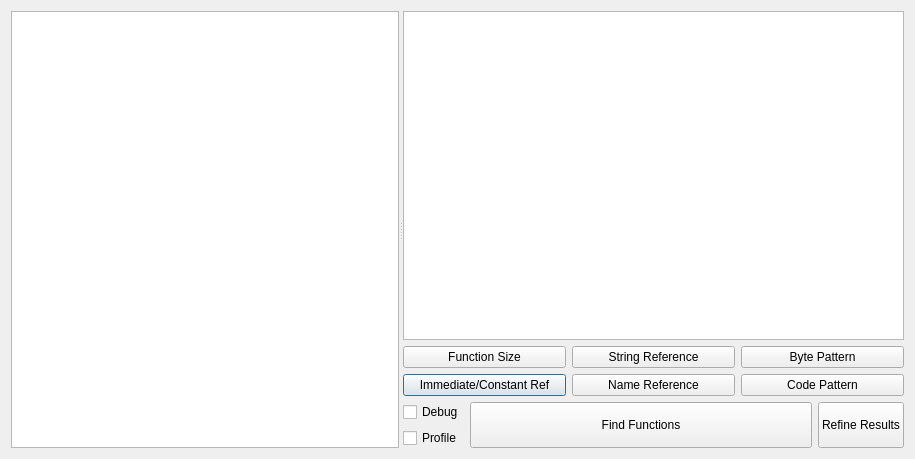
<?xml version="1.0" encoding="UTF-8"?>
<ui version="4.0">
 <class>FindFunc</class>
 <widget class="QDialog" name="FindFunc">
  <property name="geometry">
   <rect>
    <x>0</x>
    <y>0</y>
    <width>915</width>
    <height>459</height>
   </rect>
  </property>
  <property name="windowTitle">
   <string>FindFunc</string>
  </property>
  <layout class="QHBoxLayout" name="horizontalLayout_3">
   <item>
    <widget class="QSplitter" name="splitter">
     <property name="orientation">
      <enum>Qt::Horizontal</enum>
     </property>
     <widget class="QTableView" name="tableresults">
      <property name="sizePolicy">
       <sizepolicy hsizetype="Expanding" vsizetype="Expanding">
        <horstretch>0</horstretch>
        <verstretch>0</verstretch>
       </sizepolicy>
      </property>
      <property name="minimumSize">
       <size>
        <width>0</width>
        <height>0</height>
       </size>
      </property>
      <property name="maximumSize">
       <size>
        <width>16777215</width>
        <height>16777215</height>
       </size>
      </property>
      <property name="baseSize">
       <size>
        <width>0</width>
        <height>0</height>
       </size>
      </property>
      <property name="sizeAdjustPolicy">
       <enum>QAbstractScrollArea::AdjustIgnored</enum>
      </property>
      <attribute name="horizontalHeaderStretchLastSection">
       <bool>true</bool>
      </attribute>
     </widget>
     <widget class="QWidget" name="layoutWidget">
      <layout class="QVBoxLayout" name="verticalLayout_2">
       <item>
        <widget class="QTableView" name="tableview">
         <attribute name="horizontalHeaderStretchLastSection">
          <bool>true</bool>
         </attribute>
        </widget>
       </item>
       <item>
        <layout class="QHBoxLayout" name="horizontalLayout">
         <item>
          <layout class="QGridLayout" name="gridLayout">
           <item row="1" column="0">
            <widget class="QPushButton" name="btnaddimm">
             <property name="text">
              <string>Immediate/Constant Ref</string>
             </property>
            </widget>
           </item>
           <item row="0" column="0">
            <widget class="QPushButton" name="btnfuncsize">
             <property name="text">
              <string>Function Size</string>
             </property>
            </widget>
           </item>
           <item row="0" column="1">
            <widget class="QPushButton" name="btnaddstr">
             <property name="text">
              <string>String Reference</string>
             </property>
            </widget>
           </item>
           <item row="1" column="1">
            <widget class="QPushButton" name="btnaddname">
             <property name="text">
              <string>Name Reference</string>
             </property>
            </widget>
           </item>
           <item row="1" column="2">
            <widget class="QPushButton" name="btnaddcode">
             <property name="text">
              <string>Code Pattern</string>
             </property>
            </widget>
           </item>
           <item row="0" column="2">
            <widget class="QPushButton" name="btnaddpattern">
             <property name="text">
              <string>Byte Pattern</string>
             </property>
            </widget>
           </item>
          </layout>
         </item>
        </layout>
       </item>
       <item>
        <layout class="QHBoxLayout" name="horizontalLayout_2" stretch="0,1,0">
         <item>
          <layout class="QVBoxLayout" name="verticalLayout" stretch="0,0">
           <item>
            <widget class="QCheckBox" name="chkdebug">
             <property name="text">
              <string>Debug</string>
             </property>
            </widget>
           </item>
           <item>
            <widget class="QCheckBox" name="chkprofile">
             <property name="text">
              <string>Profile</string>
             </property>
            </widget>
           </item>
          </layout>
         </item>
         <item>
          <widget class="QPushButton" name="btnsearch">
           <property name="sizePolicy">
            <sizepolicy hsizetype="Minimum" vsizetype="Minimum">
             <horstretch>0</horstretch>
             <verstretch>1</verstretch>
            </sizepolicy>
           </property>
           <property name="text">
            <string>Find Functions</string>
           </property>
          </widget>
         </item>
         <item>
          <widget class="QPushButton" name="btnrefine">
           <property name="sizePolicy">
            <sizepolicy hsizetype="Minimum" vsizetype="Minimum">
             <horstretch>0</horstretch>
             <verstretch>1</verstretch>
            </sizepolicy>
           </property>
           <property name="text">
            <string>Refine Results</string>
           </property>
          </widget>
         </item>
        </layout>
       </item>
      </layout>
     </widget>
    </widget>
   </item>
  </layout>
 </widget>
 <resources/>
 <connections/>
</ui>
